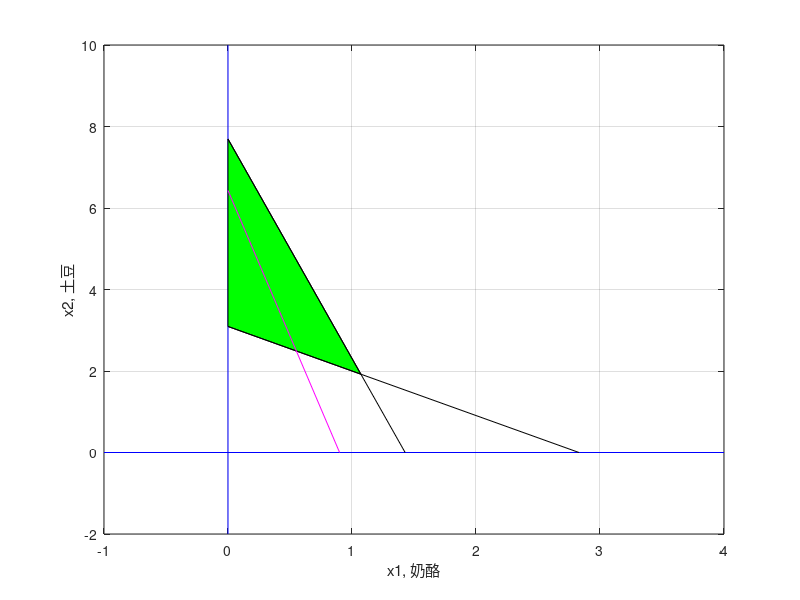

Recreate this plot in MATLAB.
% 例程 3.12  简单食谱问题的可行域
%  绘制二维可行解集
%  直线方程：ax + by = c
a1 = 7;
b1 = 1.3;
c1 = 10;
a2 = 106;
b2 = 97;
c2 = 300;
%  目标函数：z = ax + by
a = 10;
b = 1.4;
%  约束直线的角点坐标
X1 = c1/a1;
Y1 = c1/b1;
X2 = c2/a2;
Y2 = c2/b2;
%  目标函数直线的角点坐标
z = 9;
Zx = z/a;
Zy = z/b;
%  计算两条约束直线的交点
aux1 = (Y2 - Y1);
aux2 = (Y2*X1) - (Y1*X2);
xi = (X1*X2*aux1)/aux2;
yi = Y1 - ((Y1*xi)/X1);
figure(1)
%  绘制坐标轴
plot([-1, 4], [0, 0], 'b');
hold on;
plot([0, 0], [-2, 10], 'b');
xlabel('x1, 奶酪');  ylabel('x2, 土豆');
%  绘制可行解集
patch([0, 0, xi], [Y2, Y1, yi], 'g');
%  绘制约束直线
plot([0, X1], [Y1, 0], 'k');
plot([0, X2], [Y2, 0], 'k');
%  绘制目标函数直线
plot([0, Zx], [Zy, 0], 'm');
grid on;
